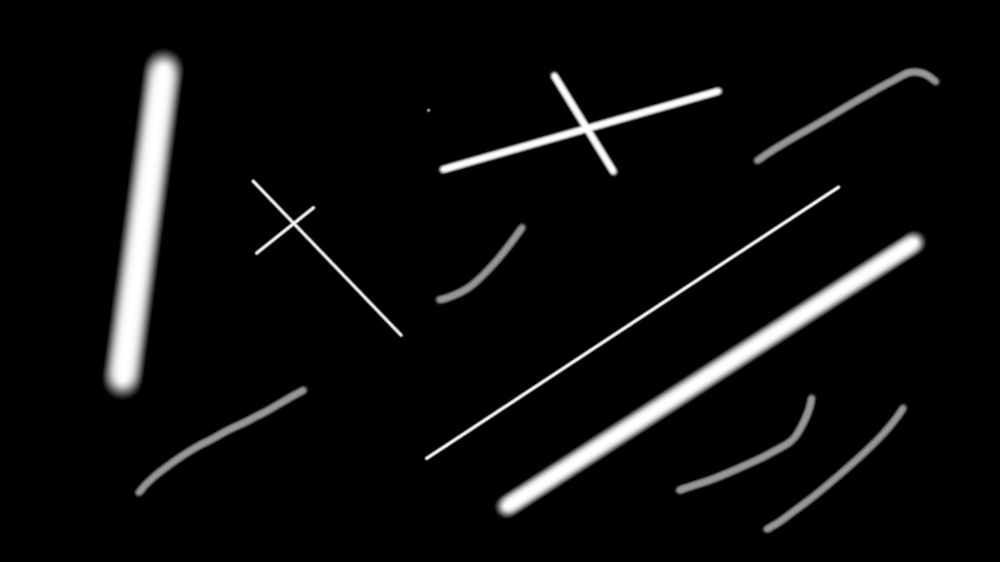
#> input picture contrr.jpeg, 1000 x 562 px, shrunk from 1600 x 900 before the run, found by its file name
$ python Hough.py
#> lines starting #> are read from the running program, lines starting #| are printed output that depends on the picture; after the words box and inside, x2 and y2 are one past the last pixel; in counts of white or black regions, pixels touching at a corner belong together

import cv2
import numpy as np
import matplotlib.pyplot as plt
import matplotlib.lines as mlines


def line_detection_vectorized(image, edge_image, num_rhos=180, num_thetas=180, t_count=220):
  edge_height, edge_width = edge_image.shape[:2]
  edge_height_half, edge_width_half = edge_height / 2, edge_width / 2
  #
  d = np.sqrt(np.square(edge_height) + np.square(edge_width))
  dtheta = 180 / num_thetas
  drho = (2 * d) / num_rhos
  #
  thetas = np.arange(0, 180, step=dtheta)
  rhos = np.arange(-d, d, step=drho)
  #
  cos_thetas = np.cos(np.deg2rad(thetas))
  sin_thetas = np.sin(np.deg2rad(thetas))
  #
  accumulator = np.zeros((len(rhos), len(rhos)))
  #
  figure = plt.figure(figsize=(20, 5))
  subplot1 = figure.add_subplot(1, 4, 1)
  subplot1.imshow(image)
  subplot2 = figure.add_subplot(1, 4, 2)
  subplot2.imshow(edge_image, cmap="gray")
  subplot4 = figure.add_subplot(1, 4, 4)
  subplot4.imshow(image)
  #
  edge_points = np.argwhere(edge_image != 0)
  edge_points = edge_points - np.array([[edge_height_half, edge_width_half]])
  #
  rho_values = np.matmul(edge_points, np.array([sin_thetas, cos_thetas]))
  #
  accumulator, theta_vals, rho_vals = np.histogram2d(
      np.tile(thetas, rho_values.shape[0]),
      rho_values.ravel(),
      bins=[thetas, rhos]
  )
  accumulator = np.transpose(accumulator)
  lines = np.argwhere(accumulator > t_count)
  rho_idxs, theta_idxs = lines[:, 0], lines[:, 1]
  r, t = rhos[rho_idxs], thetas[theta_idxs]


  for line in lines:
    y, x = line
    rho = rhos[y]
    theta = thetas[x]
    a = np.cos(np.deg2rad(theta))
    b = np.sin(np.deg2rad(theta))
    x0 = (a * rho) + edge_width_half
    y0 = (b * rho) + edge_height_half
    x1 = int(x0 + 1000 * (-b))
    y1 = int(y0 + 1000 * (a))
    x2 = int(x0 - 1000 * (-b))
    y2 = int(y0 - 1000 * (a))
    subplot4.add_line(mlines.Line2D([x1, x2], [y1, y2]))

  subplot1.title.set_text("Original Image")
  subplot2.title.set_text("Edge Image")

  subplot4.title.set_text("Detected Lines")
  plt.show()
  return accumulator, rhos, thetas


if __name__ == "__main__":

  image = cv2.imread('/Users/admin/Documents/GitHub/Capstone-Contrails-AI/contrr.jpeg')
#> image is the input picture: shape (562, 1000, 3); min 0, max 255, mean 12.9
  edge_image = cv2.cvtColor(image, cv2.COLOR_BGR2GRAY)
  edge_image = cv2.GaussianBlur(edge_image, (3, 3), 1)
  edge_image = cv2.Canny(edge_image, 100, 200)
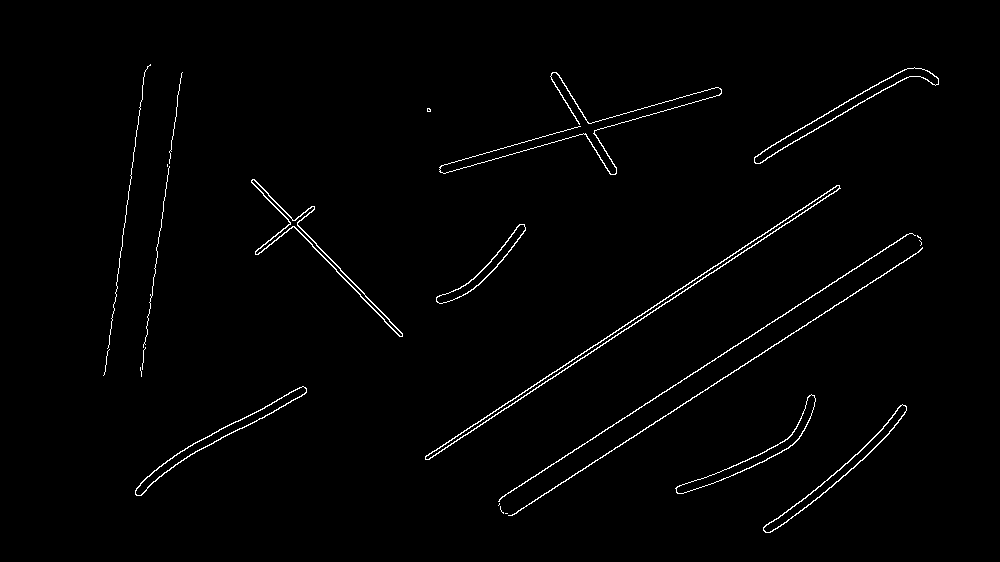
#> edge_image: shape (562, 1000); 1.3% white in thin lines or dots, all inside (x1, y1, x2, y2) = (103, 64, 939, 533)
  edge_image = cv2.dilate(
      edge_image,
      cv2.getStructuringElement(cv2.MORPH_RECT, (5, 5)),
      iterations=1
  )
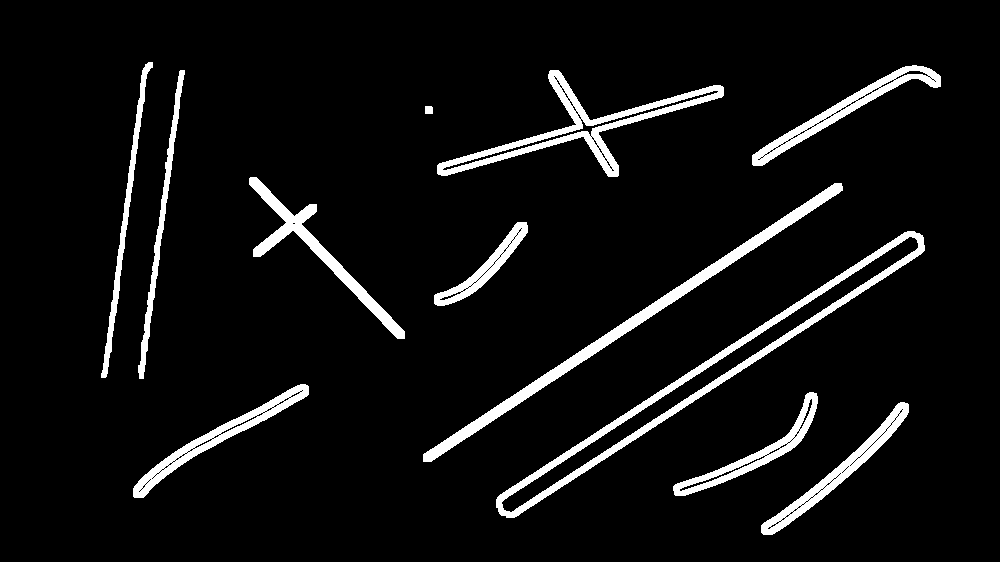
#> edge_image: shape (562, 1000); 6.5% white; 12 white regions, largest, box (x1, y1, x2, y2) and area: (496, 231, 925, 518) 7026, (423, 183, 843, 462) 5293, (437, 70, 724, 177) 4952
  edge_image = cv2.erode(
      edge_image,
      cv2.getStructuringElement(cv2.MORPH_RECT, (5, 5)),
      iterations=1
  )
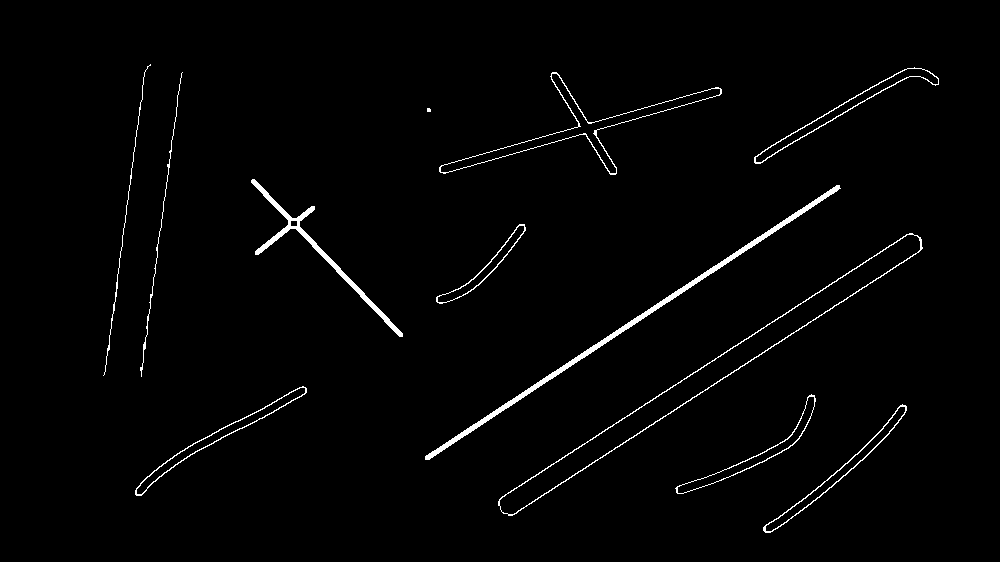
#> edge_image: shape (562, 1000); 1.7% white; 12 white regions (1 under 20 px), largest, box (x1, y1, x2, y2) and area: (425, 185, 841, 460) 2513, (251, 179, 403, 337) 1431, (498, 233, 923, 516) 1398
  line_detection_vectorized(image, edge_image)
#> in line_detection_vectorized, `edge_points = np.argwhere(edge_image != 0)`: edge_points = 9447 pairs, first value 64 to 532, second value 103 to 938
#> in line_detection_vectorized, `edge_points = edge_points - np.array([[edge_height_half, edge_width_ha..`: edge_points = 9447 pairs, first value -217 to 251, second value -397 to 438
#> in line_detection_vectorized, `accumulator, theta_vals, rho_vals = np.histogram2d( np.tile(thetas, rh..`:
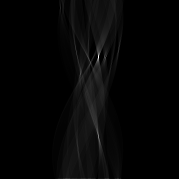
#> accumulator: shape (179, 179) float64; min 0, max 2513, mean 53.1; drawn with min black and max white
#> in line_detection_vectorized, `accumulator, theta_vals, rho_vals = np.histogram2d( np.tile(thetas, rh..`: theta_vals = 180 values from 0 to 179; rho_vals = 180 values from -1147.1 to 1134.4
#> in line_detection_vectorized, `accumulator = np.transpose(accumulator)`:
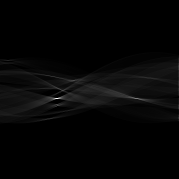
#> accumulator: shape (179, 179) float64; min 0, max 2513, mean 53.1; drawn with min black and max white
#> in line_detection_vectorized, `lines = np.argwhere(accumulator > t_count)`: lines = 2163 pairs, first value 58 to 120, second value 0 to 178
#> in line_detection_vectorized, `rho_idxs, theta_idxs = lines[:, 0], lines[:, 1]`: rho_idxs = 2163 values from 58 to 120; theta_idxs = 2163 values, max 178 at index 0, min 0 at index 57, mean 83.28
#> in line_detection_vectorized, `r, t = rhos[rho_idxs], thetas[theta_idxs]`: r = 2163 values from -407.9 to 382.4; t has the same summary as theta_idxs
#> the loop in line_detection_vectorized, `for line in lines:` made 2163 passes
#> (y, x, rho, theta, a, b, x0, y0) on passes 1 to 3: (58, 178, -407.9, 178, -0.999, 0.0349, 907.6, 266.8), (59, 178, -395.1, 178, -0.999, 0.0349, 894.9, 267.2), (60, 4, -382.4, 4, 0.998, 0.0698, 118.6, 254.3)
#> in line_detection_vectorized, `plt.show()`:
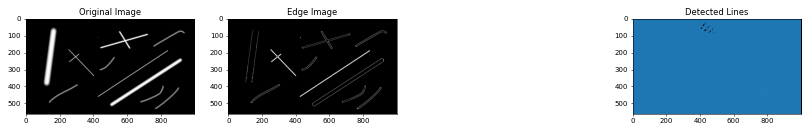
#> figure drawn by matplotlib, 3 panels
